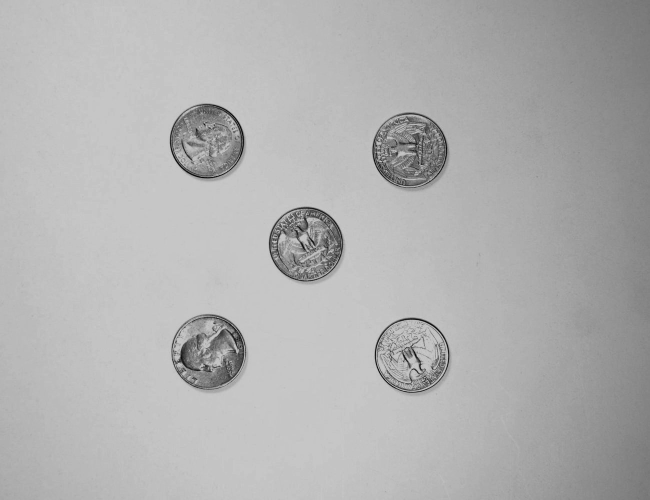
#> input picture CoinImages/image_00.jpg, 1300 x 1000 px (shown at 1/2 size); its folder holds only this picture in this run
$ python coin_detection.py   (older library calls are emulated)
#> lines starting #> are read from the running program, lines starting #| are printed output that depends on the picture; after the words box and inside, x2 and y2 are one past the last pixel; in counts of white or black regions, pixels touching at a corner belong together
#!/usr/bin/python

#Detect & Classify US Currency Coins
#@Author:   Brandon Tarney
#@Date:     10/29/2017

from matplotlib import pyplot as plt
import numpy as np
import glob, cv2

def main():
    image_paths = glob.glob("./CoinImages/*.jpg")

    num_rows = 1
    num_cols = 3

    for image_path in image_paths:
        plot_pos = 1
        plt.figure(figsize=(13, 6))

        input_img = cv2.imread(image_path)
#> input_img is the input picture: shape (1000, 1300, 3); min 0, max 216, mean 177

        #plot
        plt.subplot(num_rows, num_cols, plot_pos)
        plt.imshow(input_img, aspect='auto')
        plt.title('Original'), plt.axis('off')
        plot_pos = plot_pos + 1

        #Ensure the image is grayscale
        gray_img = cv2.cvtColor(input_img, cv2.COLOR_BGR2GRAY)

        #Blur the image to reduce the noise
        blurred_gray_img = cv2.blur(gray_img, (11, 11))

        #Adaptive threshold to control for different lighting but this will produce noise!
        threshold_mask = cv2.adaptiveThreshold(blurred_gray_img, 255, cv2.ADAPTIVE_THRESH_MEAN_C,
                    cv2.THRESH_BINARY_INV, 7, 1)
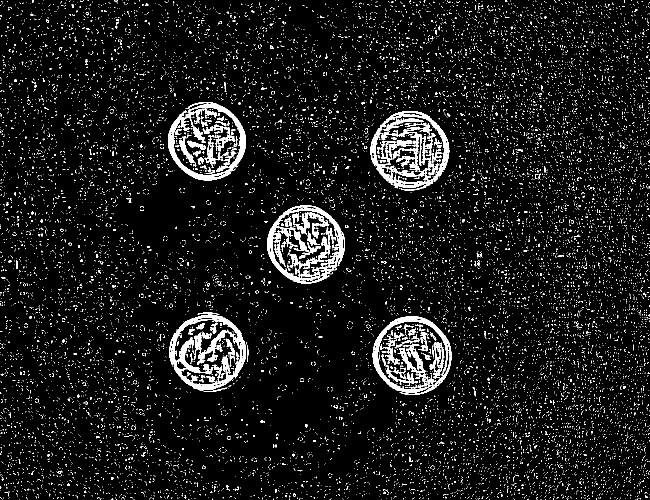
#> threshold_mask: shape (1000, 1300) (shown at 1/2 size); 6.8% white; 14662 white regions (14449 under 20 px), largest, box (x1, y1, x2, y2) and area: (741, 222, 899, 381) 7151, (339, 629, 492, 782) 6482, (534, 411, 690, 567) 5506


        #Remove the noise from the threshold so it's not expanded by closing
        kernel = np.ones((3, 3), np.uint8)
        low_noise_mask = cv2.erode(threshold_mask, kernel, iterations=1)
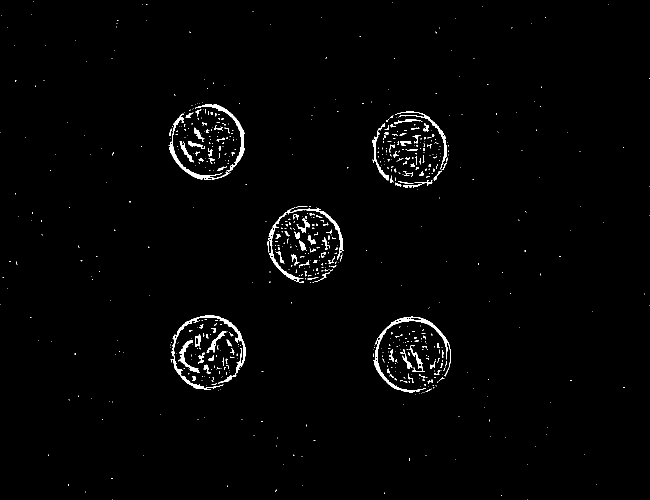
#> low_noise_mask: shape (1000, 1300) (shown at 1/2 size); 1.4% white; 710 white regions (598 under 20 px), largest, box (x1, y1, x2, y2) and area: (341, 630, 491, 779) 2121, (747, 633, 902, 785) 1957, (536, 415, 688, 566) 1590

        kernel2 = np.ones((3, 3), np.uint8)

        #Close (morphology): forms cohesive, closed shapes in the mask
        closed_mask = cv2.morphologyEx(low_noise_mask, cv2.MORPH_CLOSE,
                    kernel2, iterations=17)
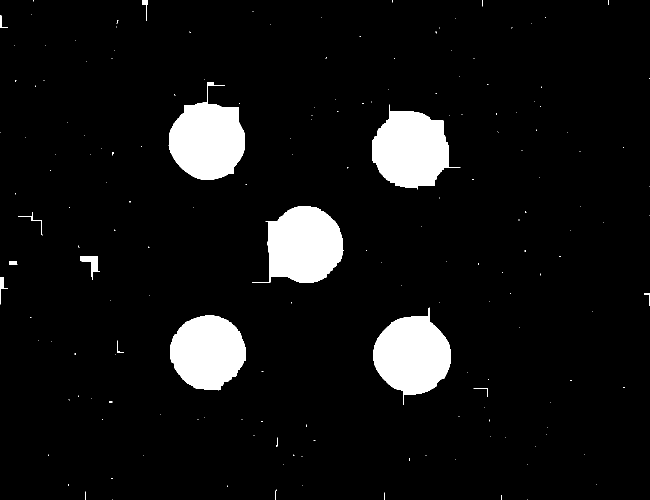
#> closed_mask: shape (1000, 1300) (shown at 1/2 size); 7.2% white; 178 white regions (161 under 20 px), largest, box (x1, y1, x2, y2) and area: (337, 165, 490, 360) 18771, (504, 412, 688, 566) 18738, (744, 209, 921, 379) 18706

        #Disconnect anyone who got connected
        eroded_mask = cv2.erode(closed_mask, kernel2, iterations=33)
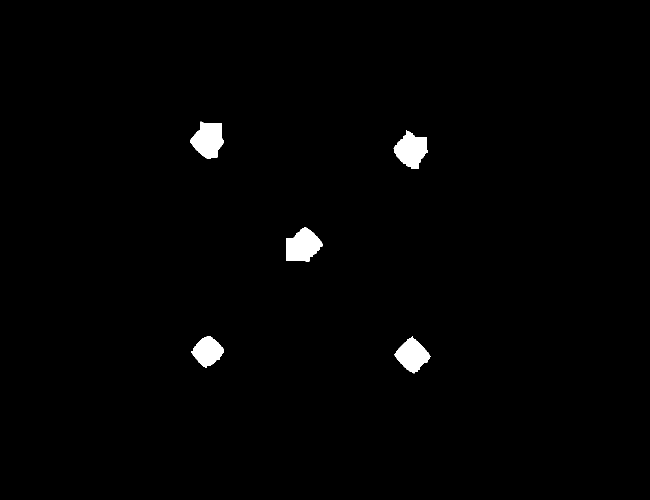
#> eroded_mask: shape (1000, 1300) (shown at 1/2 size); 1.2% white; 5 white regions, box (x1, y1, x2, y2) and area: (572, 454, 646, 524) 3474, (380, 243, 448, 318) 3394, (787, 260, 855, 338) 3294, (788, 673, 861, 747) 3019, (382, 672, 448, 736) 2558

        #regain former shape/size
        enlarged_mask = cv2.dilate(eroded_mask, kernel2, iterations=33)
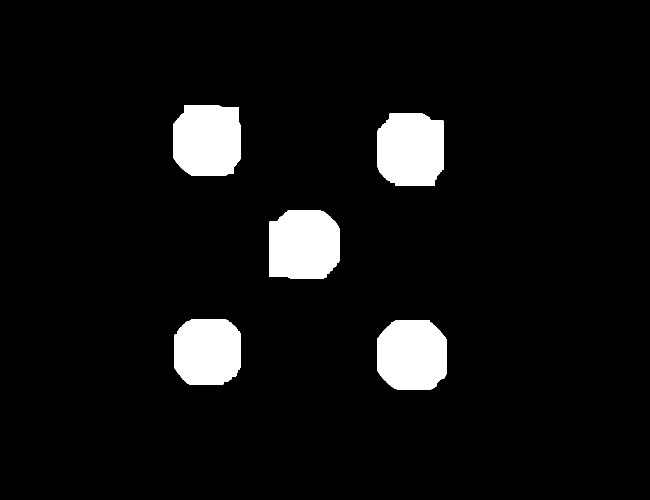
#> enlarged_mask: shape (1000, 1300) (shown at 1/2 size); 6.5% white; 5 white regions

        #plot
        plt.subplot(num_rows, num_cols, plot_pos)
        plt.imshow(enlarged_mask, cmap='gray', aspect='auto')
        plt.title('Mask'), plt.axis('off')
        plot_pos = plot_pos + 1

        #findContours - get the extreme boundaries
        closed_mask_clone = enlarged_mask.copy()
        contour_img, contours, hierarchy = cv2.findContours(closed_mask_clone, cv2.RETR_EXTERNAL,
                    cv2.CHAIN_APPROX_SIMPLE)
#> contours = 5 contours; box (x1, y1, x2, y2) and area: (539, 421, 679, 557) 17088, (754, 227, 888, 371) 17036, (347, 210, 481, 351) 16947, (755, 640, 894, 780) 16852, (349, 639, 481, 769) 15272

        for contour in contours:
            area = cv2.contourArea(contour)
            if area > 5000:
                coin_type = classify_coin(area)
                #coin_details = coin_type + " " + str(area)
                #print(coin_details)
                ellipse = cv2.fitEllipse(contour)
                cv2.ellipse(input_img, ellipse, (0,255,0), 2)
                cv2.putText(input_img, coin_type, (contour[0][0][0], contour[0][0][1]),
                        cv2.FONT_HERSHEY_COMPLEX,2, (255,0, 0), 3)
#> this loop made 5 passes
#> (area, ellipse) on passes 1 to 5: (16852.5, ((824.3, 710.1), (149.4, 152.7), 142.7)), (15271.5, ((414.9, 702.5), (143.8, 147.7), 56.21)), (17088.5, ((606.9, 489.9), (146.5, 160.1), 77.01)), (17036.5, ((820.9, 299.7), (148.5, 153.1), 172)), (16947, ((414.7, 281.7), (147.1, 154), 1.31))
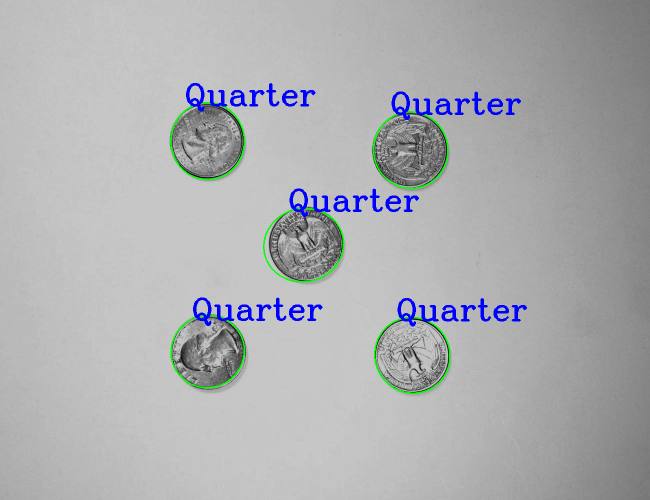
#> input_img: shape (1000, 1300, 3) (shown at 1/2 size); mean B, G, R 177.4, 174.8, 173.6

        #plot
        plt.subplot(num_rows, num_cols, plot_pos)
        plt.imshow(input_img, aspect='auto')
        plt.title('Final'), plt.axis('off')
        plot_pos = plot_pos + 1

        plt.tight_layout()
        plt.show()
#> figure, not shown here; B, G, R data is drawn as R, G, B


def display_img(description, img):
    cv2.imshow(description, img)
    cv2.waitKey(0)


def classify_coin(area):
    if area < 5000:
        return "???"
    elif 5000 <= area < 8000:
        return "Dime"
    elif 8000 <= area < 10500:
        return "Penny"
    elif 10500 <= area < 15000:
        return "Nickel"
    elif 15000 <= area < 20000:
        return "Quarter"
    else:
        return "???"


if __name__ == "__main__":
    main()
